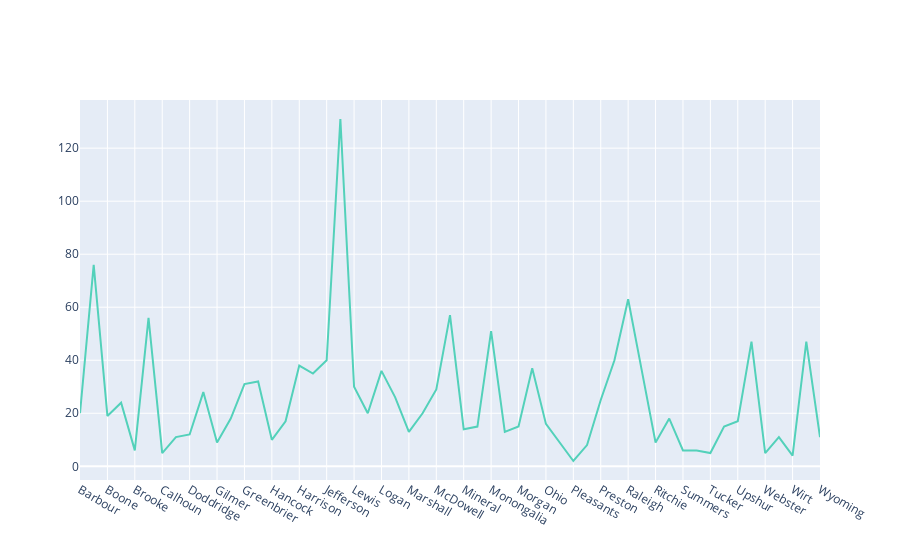
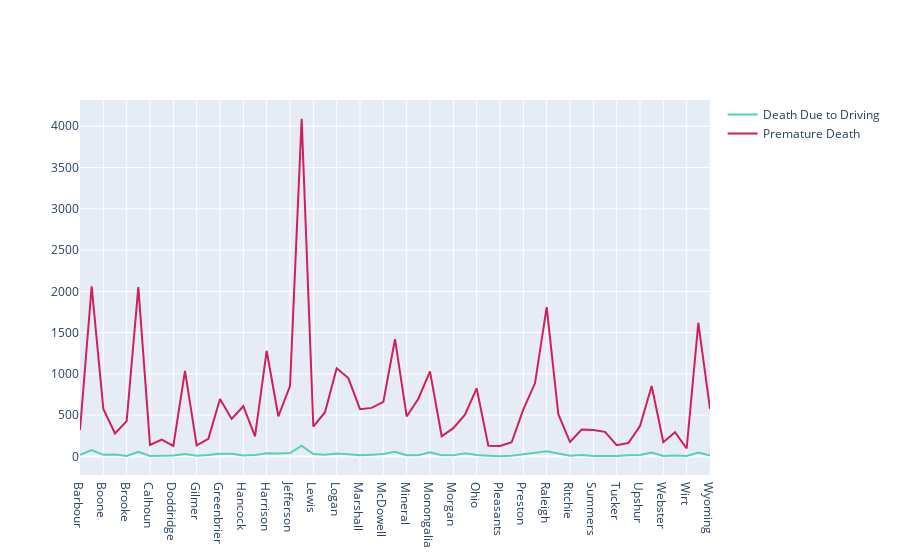
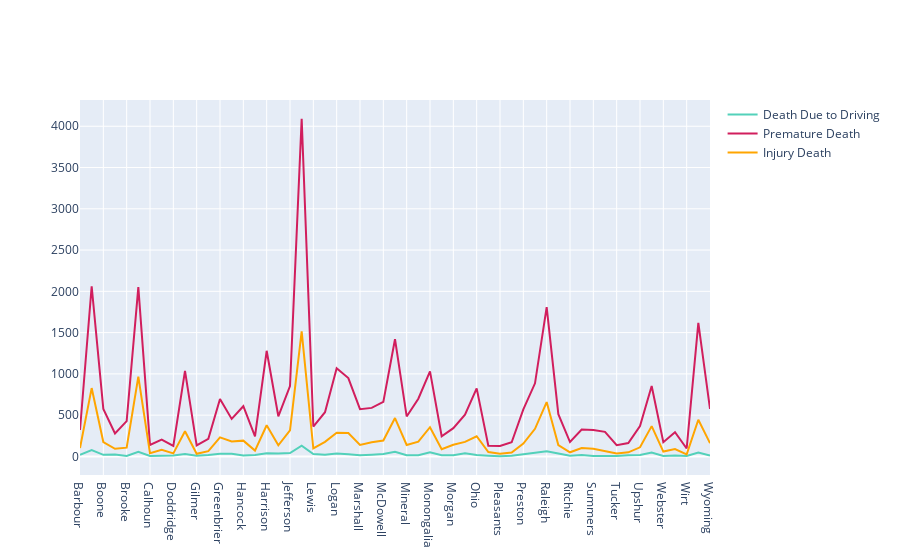
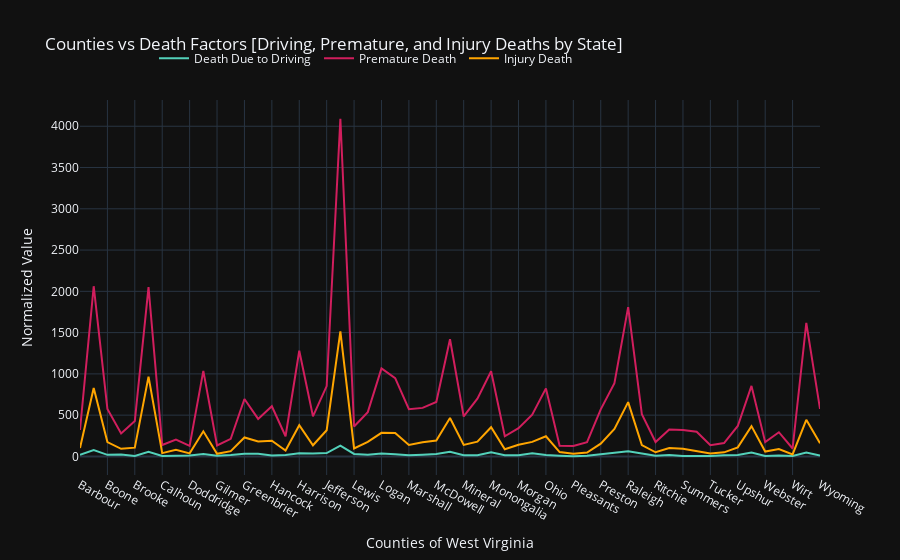

Notebook source saved alongside these figures, in order:
### Code cell
# @title Relation Between Unemployment Rate, Poverty % and Physical Inactivity
import plotly.graph_objs as go

# Assuming corr is a DataFrame containing the necessary data

fig = go.Figure()

# Add the first trace
fig.add_trace(go.Scatter(x=virginia_death_geo['NAME'], y=virginia_death_geo['Driving Deaths'], mode='lines', name='Death Due to Driving ', line=dict(color='#53D1BA')))

# Add the second trace
fig.add_trace(go.Scatter(x=virginia_death_geo['NAME'], y=virginia_death_geo['Premature Deaths'], mode='lines', name='Premature Death ', line=dict(color='#D11E5D')))

# Add a third trace (assuming 'Column_3' is another column in corr)
fig.add_trace(go.Scatter(x=virginia_death_geo['NAME'], y=virginia_death_geo['Injury Deaths'], mode='lines', name='Injury Death', line=dict(color='#FFA500')))  # Adjust color and name as needed

# Update the layout
fig.update_layout(
    title='Counties vs Death Factors [Driving, Premature, and Injury Deaths by State]',
    xaxis=dict(title='Counties of West Virginia'),
    yaxis=dict(title='Normalized Value'),
    #yaxis2=dict(title='Normalized Physical Inactivity Rate', overlaying='y', side='right'),
    legend=dict(x=0.1, y=1.15, orientation='h'),
    template='plotly_dark'
)

# Show the figure
fig.show()

### Figure 1 — Plotly figure (JSON) as saved in the notebook; plotly's stock layout.template omitted (floating-point values rounded to 4 significant figures)
{"data": [{"line": {"color": "#53D1BA"}, "mode": "lines", "name": "Death Due to Driving ", "type": "scatter", "x": ["Barbour", "Berkeley", "Boone", "Braxton", "Brooke", "Cabell", "Calhoun", "Clay", "Doddridge", "Fayette", "Gilmer", "Grant", "Greenbrier", "Hampshire", "Hancock", "Hardy", "Harrison", "Jackson", "Jefferson", "Kanawha", "Lewis", "Lincoln", "Logan", "Marion", "Marshall", "Mason", "McDowell", "Mercer", "Mineral", "Mingo", "Monongalia", "Monroe", "Morgan", "Nicholas", "Ohio", "Pendleton", "Pleasants", "Pocahontas", "Preston", "Putnam", "Raleigh", "Randolph", "Ritchie", "Roane", "Summers", "Taylor", "Tucker", "Tyler", "Upshur", "Wayne", "Webster", "Wetzel", "Wirt", "Wood", "Wyoming"], "y": [20, 76, 19, 24, 6, 56, 5, 11, 12, 28, 9, 18, 31, 32, 10, 17, 38, 35, 40, 131, 30, 20, 36, 26, 13, 20, 29, 57, 14, 15, 51, 13, 15, 37, 16, 9, 2, 8, 25, 40, 63, 36, 9, 18, 6, 6, 5, 15, 17, 47, 5, 11, 4, 47, 11]}], "layout": {}}

### Figure 2 — Plotly figure (JSON) as saved in the notebook; plotly's stock layout.template omitted (floating-point values rounded to 4 significant figures)
{"data": [{"line": {"color": "#53D1BA"}, "mode": "lines", "name": "Death Due to Driving ", "type": "scatter", "x": ["Barbour", "Berkeley", "Boone", "Braxton", "Brooke", "Cabell", "Calhoun", "Clay", "Doddridge", "Fayette", "Gilmer", "Grant", "Greenbrier", "Hampshire", "Hancock", "Hardy", "Harrison", "Jackson", "Jefferson", "Kanawha", "Lewis", "Lincoln", "Logan", "Marion", "Marshall", "Mason", "McDowell", "Mercer", "Mineral", "Mingo", "Monongalia", "Monroe", "Morgan", "Nicholas", "Ohio", "Pendleton", "Pleasants", "Pocahontas", "Preston", "Putnam", "Raleigh", "Randolph", "Ritchie", "Roane", "Summers", "Taylor", "Tucker", "Tyler", "Upshur", "Wayne", "Webster", "Wetzel", "Wirt", "Wood", "Wyoming"], "y": [20, 76, 19, 24, 6, 56, 5, 11, 12, 28, 9, 18, 31, 32, 10, 17, 38, 35, 40, 131, 30, 20, 36, 26, 13, 20, 29, 57, 14, 15, 51, 13, 15, 37, 16, 9, 2, 8, 25, 40, 63, 36, 9, 18, 6, 6, 5, 15, 17, 47, 5, 11, 4, 47, 11]}, {"line": {"color": "#D11E5D"}, "mode": "lines", "name": "Premature Death ", "type": "scatter", "x": ["Barbour", "Berkeley", "Boone", "Braxton", "Brooke", "Cabell", "Calhoun", "Clay", "Doddridge", "Fayette", "Gilmer", "Grant", "Greenbrier", "Hampshire", "Hancock", "Hardy", "Harrison", "Jackson", "Jefferson", "Kanawha", "Lewis", "Lincoln", "Logan", "Marion", "Marshall", "Mason", "McDowell", "Mercer", "Mineral", "Mingo", "Monongalia", "Monroe", "Morgan", "Nicholas", "Ohio", "Pendleton", "Pleasants", "Pocahontas", "Preston", "Putnam", "Raleigh", "Randolph", "Ritchie", "Roane", "Summers", "Taylor", "Tucker", "Tyler", "Upshur", "Wayne", "Webster", "Wetzel", "Wirt", "Wood", "Wyoming"], "y": [320, 2062, 576, 279, 428, 2051, 138, 203, 127, 1037, 133, 213, 696, 454, 608, 244, 1280, 486, 852, 4091, 362, 536, 1067, 949, 572, 588, 660, 1420, 484, 699, 1031, 244, 342, 506, 824, 130, 126, 172, 570, 886, 1809, 512, 174, 325, 321, 298, 135, 162, 369, 854, 173, 293, 96, 1619, 575]}], "layout": {}}

### Figure 3 — Plotly figure (JSON) as saved in the notebook; plotly's stock layout.template omitted (floating-point values rounded to 4 significant figures)
{"data": [{"line": {"color": "#53D1BA"}, "mode": "lines", "name": "Death Due to Driving ", "type": "scatter", "x": ["Barbour", "Berkeley", "Boone", "Braxton", "Brooke", "Cabell", "Calhoun", "Clay", "Doddridge", "Fayette", "Gilmer", "Grant", "Greenbrier", "Hampshire", "Hancock", "Hardy", "Harrison", "Jackson", "Jefferson", "Kanawha", "Lewis", "Lincoln", "Logan", "Marion", "Marshall", "Mason", "McDowell", "Mercer", "Mineral", "Mingo", "Monongalia", "Monroe", "Morgan", "Nicholas", "Ohio", "Pendleton", "Pleasants", "Pocahontas", "Preston", "Putnam", "Raleigh", "Randolph", "Ritchie", "Roane", "Summers", "Taylor", "Tucker", "Tyler", "Upshur", "Wayne", "Webster", "Wetzel", "Wirt", "Wood", "Wyoming"], "y": [20, 76, 19, 24, 6, 56, 5, 11, 12, 28, 9, 18, 31, 32, 10, 17, 38, 35, 40, 131, 30, 20, 36, 26, 13, 20, 29, 57, 14, 15, 51, 13, 15, 37, 16, 9, 2, 8, 25, 40, 63, 36, 9, 18, 6, 6, 5, 15, 17, 47, 5, 11, 4, 47, 11]}, {"line": {"color": "#D11E5D"}, "mode": "lines", "name": "Premature Death ", "type": "scatter", "x": ["Barbour", "Berkeley", "Boone", "Braxton", "Brooke", "Cabell", "Calhoun", "Clay", "Doddridge", "Fayette", "Gilmer", "Grant", "Greenbrier", "Hampshire", "Hancock", "Hardy", "Harrison", "Jackson", "Jefferson", "Kanawha", "Lewis", "Lincoln", "Logan", "Marion", "Marshall", "Mason", "McDowell", "Mercer", "Mineral", "Mingo", "Monongalia", "Monroe", "Morgan", "Nicholas", "Ohio", "Pendleton", "Pleasants", "Pocahontas", "Preston", "Putnam", "Raleigh", "Randolph", "Ritchie", "Roane", "Summers", "Taylor", "Tucker", "Tyler", "Upshur", "Wayne", "Webster", "Wetzel", "Wirt", "Wood", "Wyoming"], "y": [320, 2062, 576, 279, 428, 2051, 138, 203, 127, 1037, 133, 213, 696, 454, 608, 244, 1280, 486, 852, 4091, 362, 536, 1067, 949, 572, 588, 660, 1420, 484, 699, 1031, 244, 342, 506, 824, 130, 126, 172, 570, 886, 1809, 512, 174, 325, 321, 298, 135, 162, 369, 854, 173, 293, 96, 1619, 575]}, {"line": {"color": "#FFA500"}, "mode": "lines", "name": "Injury Death", "type": "scatter", "x": ["Barbour", "Berkeley", "Boone", "Braxton", "Brooke", "Cabell", "Calhoun", "Clay", "Doddridge", "Fayette", "Gilmer", "Grant", "Greenbrier", "Hampshire", "Hancock", "Hardy", "Harrison", "Jackson", "Jefferson", "Kanawha", "Lewis", "Lincoln", "Logan", "Marion", "Marshall", "Mason", "McDowell", "Mercer", "Mineral", "Mingo", "Monongalia", "Monroe", "Morgan", "Nicholas", "Ohio", "Pendleton", "Pleasants", "Pocahontas", "Preston", "Putnam", "Raleigh", "Randolph", "Ritchie", "Roane", "Summers", "Taylor", "Tucker", "Tyler", "Upshur", "Wayne", "Webster", "Wetzel", "Wirt", "Wood", "Wyoming"], "y": [102, 828, 174, 92, 106, 966, 40, 80, 37, 304, 32, 64, 230, 181, 191, 71, 378, 135, 317, 1514, 96, 176, 286, 283, 139, 172, 192, 465, 139, 178, 354, 87, 141, 176, 244, 53, 32, 47, 155, 334, 658, 138, 50, 101, 93, 69, 36, 49, 110, 367, 59, 89, 24, 444, 161]}], "layout": {}}

### Figure 4 — Plotly figure (JSON) as saved in the notebook; plotly's stock layout.template omitted (floating-point values rounded to 4 significant figures)
{"data": [{"line": {"color": "#53D1BA"}, "mode": "lines", "name": "Death Due to Driving ", "type": "scatter", "x": ["Barbour", "Berkeley", "Boone", "Braxton", "Brooke", "Cabell", "Calhoun", "Clay", "Doddridge", "Fayette", "Gilmer", "Grant", "Greenbrier", "Hampshire", "Hancock", "Hardy", "Harrison", "Jackson", "Jefferson", "Kanawha", "Lewis", "Lincoln", "Logan", "Marion", "Marshall", "Mason", "McDowell", "Mercer", "Mineral", "Mingo", "Monongalia", "Monroe", "Morgan", "Nicholas", "Ohio", "Pendleton", "Pleasants", "Pocahontas", "Preston", "Putnam", "Raleigh", "Randolph", "Ritchie", "Roane", "Summers", "Taylor", "Tucker", "Tyler", "Upshur", "Wayne", "Webster", "Wetzel", "Wirt", "Wood", "Wyoming"], "y": [20, 76, 19, 24, 6, 56, 5, 11, 12, 28, 9, 18, 31, 32, 10, 17, 38, 35, 40, 131, 30, 20, 36, 26, 13, 20, 29, 57, 14, 15, 51, 13, 15, 37, 16, 9, 2, 8, 25, 40, 63, 36, 9, 18, 6, 6, 5, 15, 17, 47, 5, 11, 4, 47, 11]}, {"line": {"color": "#D11E5D"}, "mode": "lines", "name": "Premature Death ", "type": "scatter", "x": ["Barbour", "Berkeley", "Boone", "Braxton", "Brooke", "Cabell", "Calhoun", "Clay", "Doddridge", "Fayette", "Gilmer", "Grant", "Greenbrier", "Hampshire", "Hancock", "Hardy", "Harrison", "Jackson", "Jefferson", "Kanawha", "Lewis", "Lincoln", "Logan", "Marion", "Marshall", "Mason", "McDowell", "Mercer", "Mineral", "Mingo", "Monongalia", "Monroe", "Morgan", "Nicholas", "Ohio", "Pendleton", "Pleasants", "Pocahontas", "Preston", "Putnam", "Raleigh", "Randolph", "Ritchie", "Roane", "Summers", "Taylor", "Tucker", "Tyler", "Upshur", "Wayne", "Webster", "Wetzel", "Wirt", "Wood", "Wyoming"], "y": [320, 2062, 576, 279, 428, 2051, 138, 203, 127, 1037, 133, 213, 696, 454, 608, 244, 1280, 486, 852, 4091, 362, 536, 1067, 949, 572, 588, 660, 1420, 484, 699, 1031, 244, 342, 506, 824, 130, 126, 172, 570, 886, 1809, 512, 174, 325, 321, 298, 135, 162, 369, 854, 173, 293, 96, 1619, 575]}, {"line": {"color": "#FFA500"}, "mode": "lines", "name": "Injury Death", "type": "scatter", "x": ["Barbour", "Berkeley", "Boone", "Braxton", "Brooke", "Cabell", "Calhoun", "Clay", "Doddridge", "Fayette", "Gilmer", "Grant", "Greenbrier", "Hampshire", "Hancock", "Hardy", "Harrison", "Jackson", "Jefferson", "Kanawha", "Lewis", "Lincoln", "Logan", "Marion", "Marshall", "Mason", "McDowell", "Mercer", "Mineral", "Mingo", "Monongalia", "Monroe", "Morgan", "Nicholas", "Ohio", "Pendleton", "Pleasants", "Pocahontas", "Preston", "Putnam", "Raleigh", "Randolph", "Ritchie", "Roane", "Summers", "Taylor", "Tucker", "Tyler", "Upshur", "Wayne", "Webster", "Wetzel", "Wirt", "Wood", "Wyoming"], "y": [102, 828, 174, 92, 106, 966, 40, 80, 37, 304, 32, 64, 230, 181, 191, 71, 378, 135, 317, 1514, 96, 176, 286, 283, 139, 172, 192, 465, 139, 178, 354, 87, 141, 176, 244, 53, 32, 47, 155, 334, 658, 138, 50, 101, 93, 69, 36, 49, 110, 367, 59, 89, 24, 444, 161]}], "layout": {"legend": {"orientation": "h", "x": 0.1, "y": 1.15}, "title": {"text": "Counties vs Death Factors [Driving, Premature, and Injury Deaths by State]"}, "xaxis": {"title": {"text": "Counties of West Virginia"}}, "yaxis": {"title": {"text": "Normalized Value"}}}}
